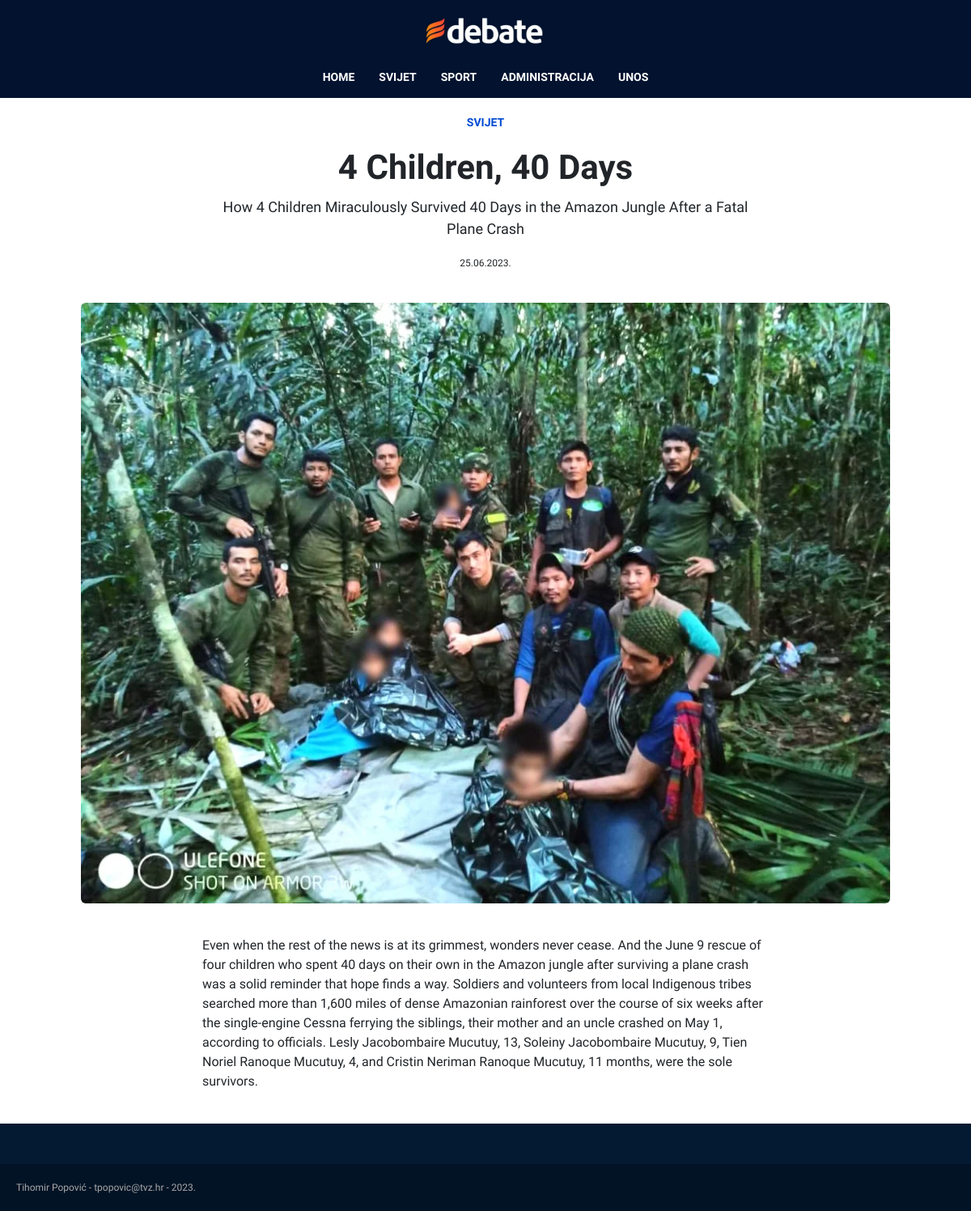
The app's page /php/clanak.php?id=16 with its own data.
### tables this page shows
CREATE TABLE `vijesti` (
  `id` int(11) NOT NULL,
  `datum` varchar(32) NOT NULL,
  `naslov` varchar(64) NOT NULL,
  `sazetak` text NOT NULL,
  `tekst` text NOT NULL,
  `slika` varchar(255) NOT NULL,
  `kategorija` varchar(64) NOT NULL,
  `prikazi` tinyint(1) NOT NULL
);

### php/clanak.php (the view, shortened to what this page needs)
<!DOCTYPE html>
<html lang="en">
<head>
    <link rel="stylesheet" href="../css/bootstrap.min.css">
    <link rel="stylesheet" href="../css/style.css">
</head>
<body>
    <main>
        <?php
        include 'connect.php';
        $id = $_GET['id'];
        $query = "SELECT * FROM vijesti WHERE id = $id";
        $result = mysqli_query($dbc, $query) or die('Error querying databese.');
        $row = mysqli_fetch_array($result);
        $title = $row['naslov'];
        $about = $row['sazetak'];
        $content = $row['tekst'];
        $category = $row['kategorija'];
        $picture = $row['slika'];
        $date = $row['datum'];
        ?>
        <section class="aboveImg">
            <p class="category">
                <?php echo $category; ?>
            </p>
            <h1 class="title">
                <?php echo $title; ?>
            </h1>
            <p class="about">
                <?php echo $about; ?>
            </p>
            <p class="time">
                <?php echo $date; ?>
            </p>
        </section>
        <?php echo "<img src='../images/" . $picture . "'"; ?>
        <br>
        <p class="content">
            <?php echo $content; ?>
        </p>
    </main>
    <footer>
        Tihomir Popović - tpopovic@tvz.hr - 2023.
    </footer>
</body>
</html>

### css/style.css (style rules this page uses)
* { margin: 0; padding: 0; font-family: 'Pathway Extreme', sans-serif; }
header { background-color: #02122F; }
header img { display: block; margin: 0 auto; height: 80px; }
nav { display: flex; justify-content: center; }
nav a { padding: 5px 15px; margin-bottom: 10px; color: white; text-decoration: none; font-weight: bold; font-size: 14px; }
section { max-width: 1200px; margin: 0 auto; }
footer { font-size: 12px; color: #A9A9A9; padding: 20px ; background-color: #021325; border-top: 50px solid #031A32; }
main { max-width: 1200px; margin: 0 auto; }
main img { display: block; width: 1000px; margin: 40px auto; border-radius: 6px; }
.aboveImg { width: 700px; margin: 0 auto; text-align: center; }
.aboveImg .category { color: #004AD5; font-weight: bold; margin: 20px; font-size: 14px; }
.aboveImg .title { font-weight: 1000; font-size: 42px; }
.aboveImg .about { font-size: 18px; margin: 10px; }
.aboveImg .time { font-size: 12px; margin: 20px; }
main .content { width: 700px; margin: 0 auto; margin-bottom: 40px; }

### records on screen
vijesti: kategorija "SVIJET", naslov "4 Children, 40 Days", sazetak "How 4 Children Miraculously Survived 40 Days in the Amazon Jungle After a Fatal Plane Crash", datum "25.06.2023.", slika (picture), tekst "Even when the rest of the news is at its grimmest, wonders never cease. And the June 9 rescue of four children who spent 40 days on their own in the Amazon jungle after surviving a plane crash was a solid reminder that hope finds a way. Soldiers and volunteers from local Indigenous tribes searched more than 1,600 miles of dense Amazonian rainforest over the course of six weeks after the single-engine Cessna ferrying the siblings, their mother and an uncle crashed on May 1, according to officials. Lesly Jacobombaire Mucutuy, 13, Soleiny Jacobombaire Mucutuy, 9, Tien Noriel Ranoque Mucutuy, 4, and Cristin Neriman Ranoque Mucutuy, 11 months, were the sole survivors."
